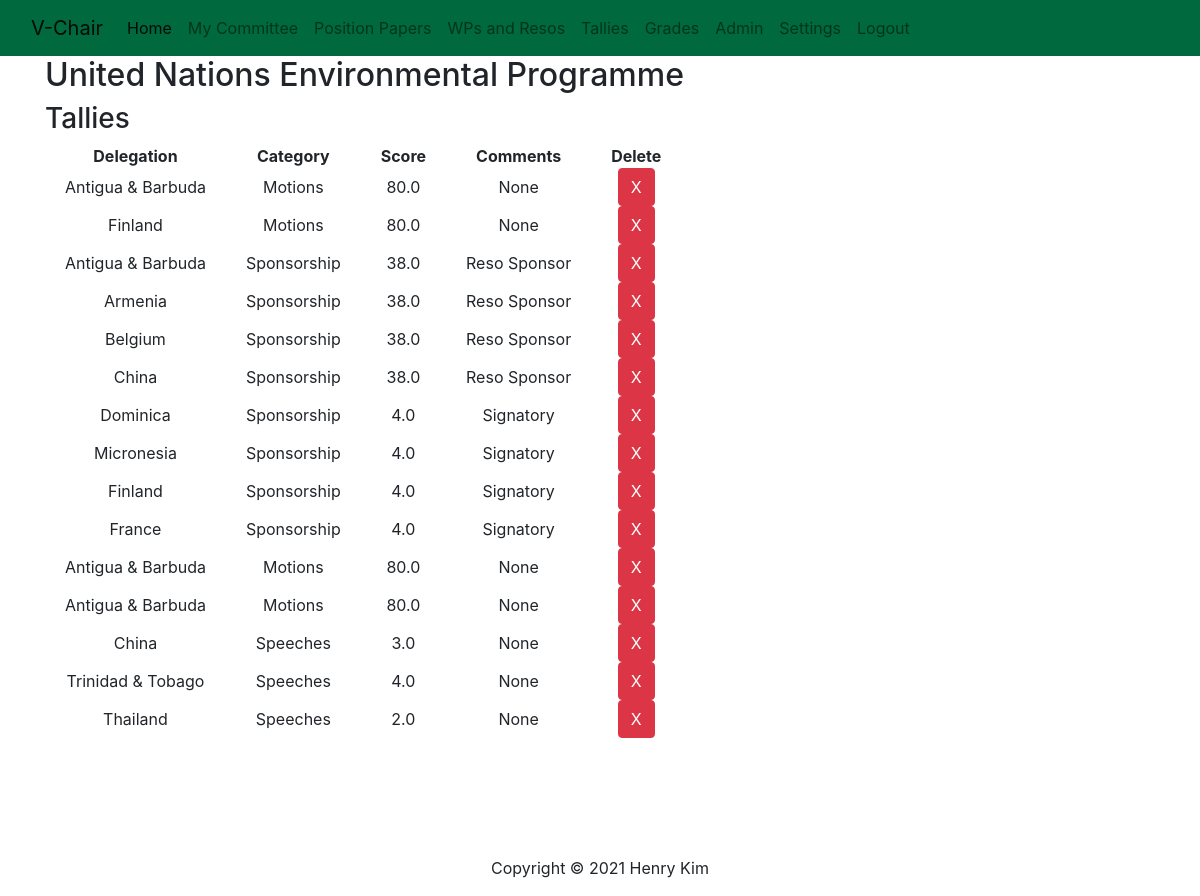
/dartmun/tallies/ (signed in), run on an earlier commit of the app's database.
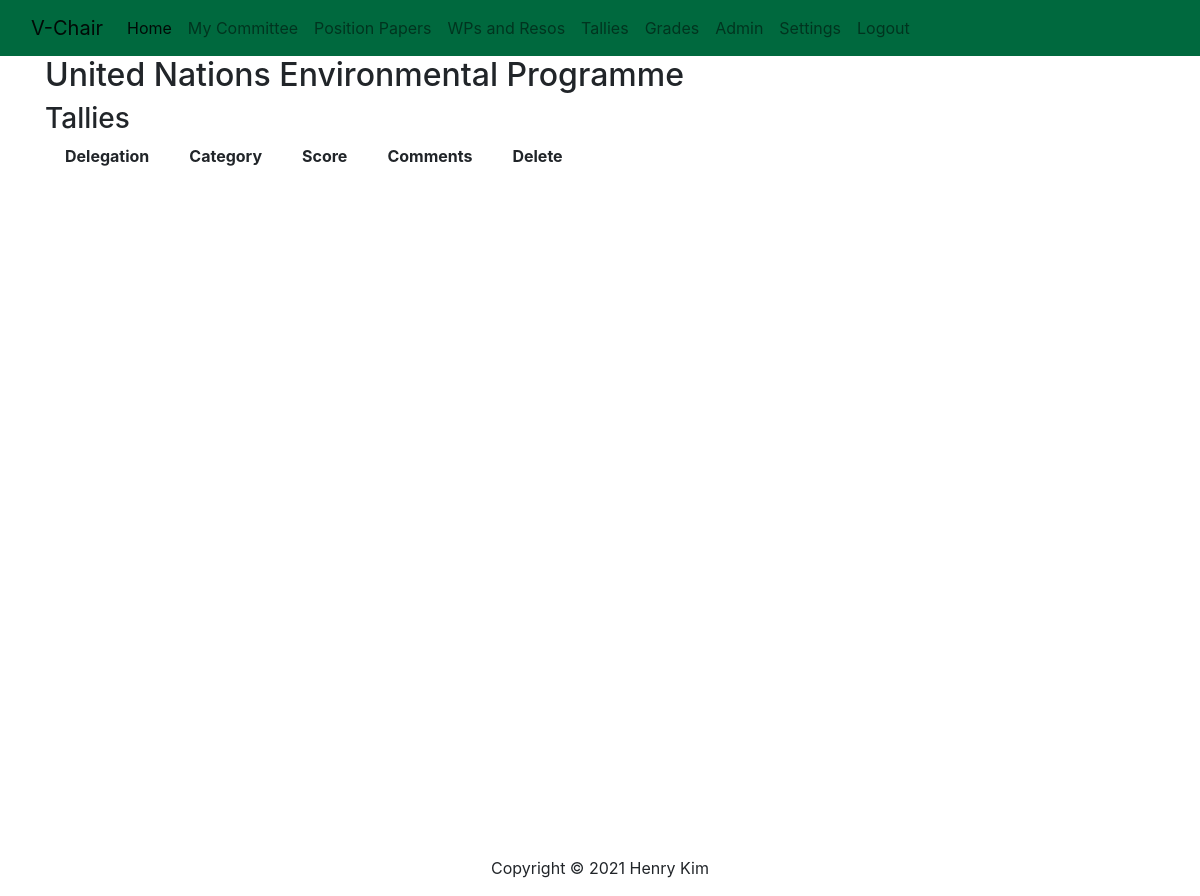
And on a later commit of the database.
### dartmun/models.py (models this page shows, shortened)
class Committee(models.Model):
    name = models.CharField(max_length=128)
    acronym = models.CharField(max_length=8)
    topics = models.ManyToManyField(Topic)
    people = models.OneToOneField(PeopleManager, null=True, on_delete=models.CASCADE)
    grades = models.OneToOneField(GradesManager, null=True, on_delete=models.CASCADE)
    parli_pro = models.OneToOneField(ParliProManager, null=True, on_delete=models.CASCADE)
    writing = models.OneToOneField(WritingManager, null=True, on_delete=models.CASCADE)

### dartmun/models_score.py (models this page shows, shortened)
class TallyScore(models.Model):
    scorer = models.ForeignKey(Chair, null=True, on_delete=models.CASCADE)
    delegation = models.ForeignKey(Delegation, on_delete=models.CASCADE, null=True)
    timestamp = models.DateTimeField(auto_now_add=True)
    category = models.ForeignKey(TallyCategory, on_delete=models.CASCADE, blank=True, null=True)
    score = models.FloatField(null=True)
    time = models.PositiveSmallIntegerField(blank=True, null=True)
    comments = models.TextField(blank=True, null=True)
    rubric = models.ForeignKey(RubricEntry, on_delete=models.CASCADE, blank=True, null=True)
    motion = models.ForeignKey(Motion, on_delete=models.CASCADE, blank=True, null=True)

### dartmun/models_people.py (models this page shows, shortened)
class Delegation(models.Model):
    country = CountryField()
    delegates = models.ManyToManyField(Delegate)
    present = models.BooleanField(null=True)
    voting = models.BooleanField(null=True)

### dartmun/models_tally.py (models this page shows, shortened)
class TallyCategory(models.Model):
    name = models.CharField(max_length=64)
    acronym = models.CharField(max_length=8)
    weight = models.PositiveSmallIntegerField()
    scaled = models.BooleanField(default=True)

### dartmun/views.py (the view)
# urls.py: path('tallies/', views.tallies, name='tallies'),
@staff_member_required(login_url='/admin/login/')
def tallies(request):
    context = get_context(request)
    return render(request, 'dartmun/tallies.html', context)

### dartmun/models_parlipro_manager.py (called while the page is built)
    def caucus_over(self):
        if self.current_mode and self.current_mode.acronym == "Unmod" and self.caucus.caucus_over():
            self.current_mode = DebateMode.objects.get(acronym="Open")
        self.save()

### dartmun/models_people_manager.py (called while the page is built)
    def sorted_all_delegations(self):
        return self.delegations.all().order_by('country')

    def sorted_present_delegations(self):
        if self.number_present:
            return self.delegations.filter(present=True).order_by('country')
        else:
            return None

### dartmun/views_context.py (called while the page is built)
def get_committee(request):
    if request.user.is_staff:
        chair = Chair.objects.get(user=request.user)
        try:
            cd = CommitteeDirector.objects.get(chair=chair)
            manager = PeopleManager.objects.get(directors=cd)
        except:
            cm = CommitteeManager.objects.get(chair=chair)
            manager = PeopleManager.objects.get(directors=cm)
    else:
        delegate = Delegate.objects.get(user=request.user)
        delegation = Delegation.objects.get(delegates=delegate)
        manager = PeopleManager.objects.get(delegations=delegation)
    return Committee.objects.get(people=manager)

def get_context(request):
    committee = get_committee(request)
    committee.parli_pro.caucus_over()
    context = {'committee': committee, 'delegations': committee.people.sorted_present_delegations(),
               'all_delegations': committee.people.sorted_all_delegations(), 'modes': DebateMode.objects.all(),
               'motions': Motion.objects.all(), 'open': Motion.objects.get(motion="Open Debate"),
               'set': Motion.objects.get(motion="Set a Working Agenda")
               }
    return context

### dartmun/templates/dartmun/tallies.html (shortened to what this page needs)
{% extends "./layout.html" %}
{%  block css %}
    {% load static %}
    <link rel="stylesheet" type="text/css" href="{% static 'dartmun/css/tallies.css' %}">
{%  endblock %}
{%  block body %}
    <h2>{{committee.name}}</h2>
    <h3>Tallies</h3>
    {% if committee.grades.tallies.all %}
        <table>
            <tr>
                <th>Delegation</th>
                <th>Category</th>
                <th>Score</th>
                <th>Comments</th>
                <th>Delete</th>
            </tr>
            {% for tally in committee.grades.tallies.all %}
                {% if tally.category.scaled %}
                    <tr>
                        <td>{{ tally.delegation.country.name }}</td>
                        <td>{{ tally.category.name }}</td>
                        <td>{{ tally.score }}</td>
                        <td>{{ tally.comments }}</td>
                        <td>
                            <a href="{% url 'remove_tally' tally.id %}"><button class="btn btn-danger">
                                X
                            </button></a>
                        </td>
                    </tr>
                {% endif %}
            {% endfor %}
        </table>
    {% elif committee.parli_pro.open %}
        <h4>No tallies yet!</h4>
    {% else %}
        <h4>Open debate to start tallying!</h4>
    {% endif %}
{%  endblock %}

### dartmun/templates/dartmun/layout.html (shortened to what this page needs)
<!DOCTYPE html>
<html lang="en">
<head>
    <link rel="stylesheet" href="https://cdn.jsdelivr.net/npm/bootstrap@4.6.0/dist/css/bootstrap.min.css">
    {% load static %}
    <link rel="stylesheet" type="text/css" href="{% static 'dartmun/css/style.css' %}">
    {% block css %}
    {% endblock %}
</head>
<body>
    <nav class="navbar navbar-expand-lg navbar-light" id="navbar">
      <div class="container-fluid">
        <a class="navbar-brand" href="#">V-Chair</a>
        <div class="collapse navbar-collapse" id="navbarNavDropdown">
          <ul class="navbar-nav">
            <li class="nav-item">
              <a class="nav-link active" aria-current="page" href="{% url 'index' %}">Home</a>
            </li>
            {% if request.user.is_authenticated %}
                <li class="nav-item">
                  <a class="nav-link" href="{% url 'my_committee' %}">My Committee</a>
                </li>
                <li class="nav-item">
                  <a class="nav-link" href="{% url 'pospapers' %}">Position Papers</a>
                </li>
                <li class="nav-item">
                  <a class="nav-link" href="{% url 'resos' %}">WPs and Resos</a>
                </li>
            {% endif %}
            {% if request.user.is_staff %}
                <li class="nav-item">
                  <a class="nav-link" href="{% url 'tallies' %}">Tallies</a>
                </li>
                <li class="nav-item">
                  <a class="nav-link" href="{% url 'grades' %}">Grades</a>
                </li>
              <li class="nav-item">
                <a class="nav-link" href="{% url 'admin' %}">Admin</a>
              </li>
            {% endif %}
            {% if request.user.is_authenticated %}
                <li class="nav-item">
                  <a class="nav-link" href="{% url 'settings' %}">Settings</a>
                </li>
            {% endif %}
            <li class="nav-item">
                {% if request.user.is_authenticated %}
                    <a class="nav-link" href="{% url 'logout' %}">Logout</a>
                {% else %}
                    <a class="nav-link" href="{% url 'login' %}">Login</a>
                {% endif %}
            </li>
          </ul>
        </div>
      </div>
    </nav>
    <div class="d-flex flex-column">
        <div class="container overflow-auto" id="body">
            {% block body %}
            {% endblock %}
        </div>
    </div>
    <div class="container" id="footer">
        <p>Copyright © 2021 Henry Kim </p>
    </div>
</body>
</html>

### dartmun/static/dartmun/css/style.css (style rules this page uses)
#body { height: 800px; }
#navbar { background-color: #00693e; color: whitesmoke; }
table > tbody > tr > td, th { margin: 0px 20px; padding: 0px 20px; text-align: center; }
p { text-align: center; }

### dartmun/static/dartmun/css/tallies.css (style rules this page uses)
tr > th, td { text-align: center; }

What changed in the data, as far as the page shows it:
removed TallyScore: delegation.country.name "Antigua & Barbuda", category.name "Motions", score "80.0", comments "None"
removed TallyScore: delegation.country.name "Finland", category.name "Motions", score "80.0", comments "None"
removed TallyScore: delegation.country.name "Antigua & Barbuda", category.name "Sponsorship", score "38.0", comments "Reso Sponsor"
removed TallyScore: delegation.country.name "Armenia", category.name "Sponsorship", score "38.0", comments "Reso Sponsor"
removed TallyScore: delegation.country.name "Belgium", category.name "Sponsorship", score "38.0", comments "Reso Sponsor"
removed TallyScore: delegation.country.name "China", category.name "Sponsorship", score "38.0", comments "Reso Sponsor"
removed TallyScore: delegation.country.name "Dominica", category.name "Sponsorship", score "4.0", comments "Signatory"
removed TallyScore: delegation.country.name "Micronesia", category.name "Sponsorship", score "4.0", comments "Signatory"
removed TallyScore: delegation.country.name "Finland", category.name "Sponsorship", score "4.0", comments "Signatory"
removed TallyScore: delegation.country.name "France", category.name "Sponsorship", score "4.0", comments "Signatory"
removed TallyScore: delegation.country.name "Antigua & Barbuda", category.name "Motions", score "80.0", comments "None"
removed TallyScore: delegation.country.name "Antigua & Barbuda", category.name "Motions", score "80.0", comments "None"
removed TallyScore: delegation.country.name "China", category.name "Speeches", score "3.0", comments "None"
removed TallyScore: delegation.country.name "Trinidad & Tobago", category.name "Speeches", score "4.0", comments "None"
removed TallyScore: delegation.country.name "Thailand", category.name "Speeches", score "2.0", comments "None"
